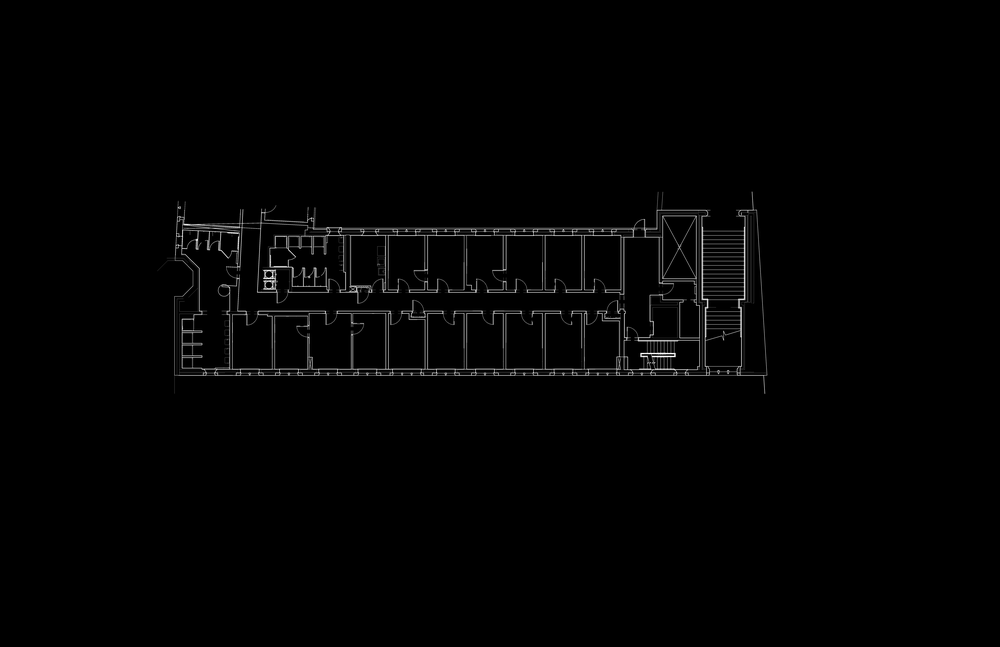
#> input picture preprocessed/0670-02.png, 1000 x 647 px, shrunk from 10200 x 6600 before the run, found by its file name
$ python playground.py
#> lines starting #> are read from the running program, lines starting #| are printed output that depends on the picture; after the words box and inside, x2 and y2 are one past the last pixel; in counts of white or black regions, pixels touching at a corner belong together
import cv2 as cv
import numpy as np
import pytesseract

def cv_close(img, kernel, depth = 1):
    return cv.erode(cv.dilate(img, kernel, depth), kernel, depth)


def cv_open(img, kernel, depth = 1):
    return cv.dilate(cv.erode(img, kernel, depth), kernel, depth)

floorplan = cv.imread('PNG/Whitman/Wendell_C/0670-02.png',cv.IMREAD_GRAYSCALE)
#> floorplan is the input picture: shape (647, 1000); min 0, max 255, mean 2.6

# kernel for any convolution
kernel = np.ones((3,3),np.uint8)

# flip black and white
floorplan = (255 - floorplan)
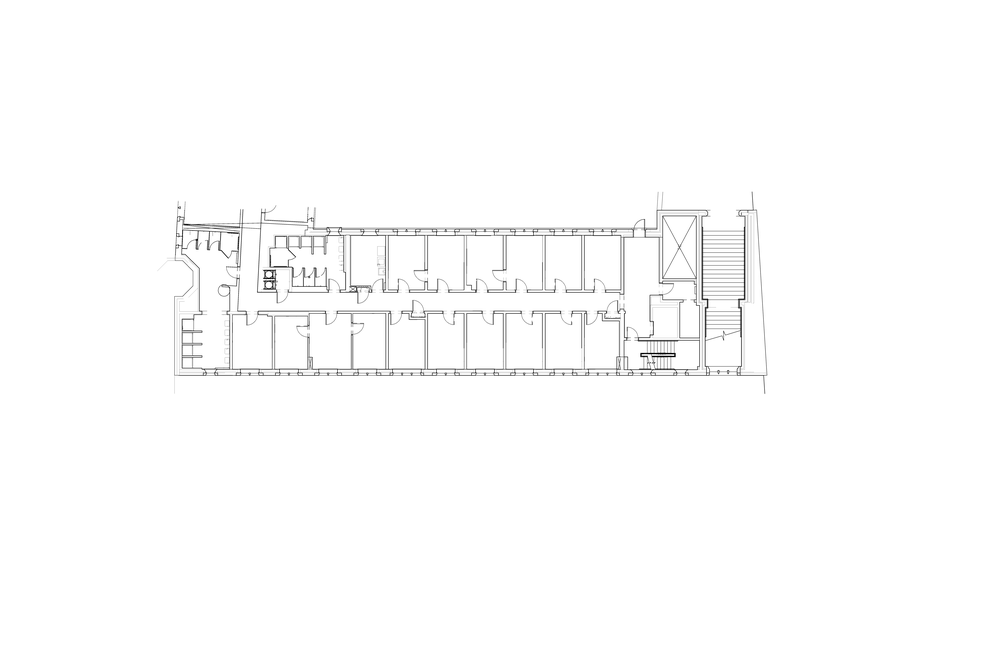
#> floorplan: shape (647, 1000); min 0, max 255, mean 252.4

# apply thresholding to remove grays
throwaway, floorplan = cv.threshold(floorplan, 200, 255, cv.THRESH_BINARY)
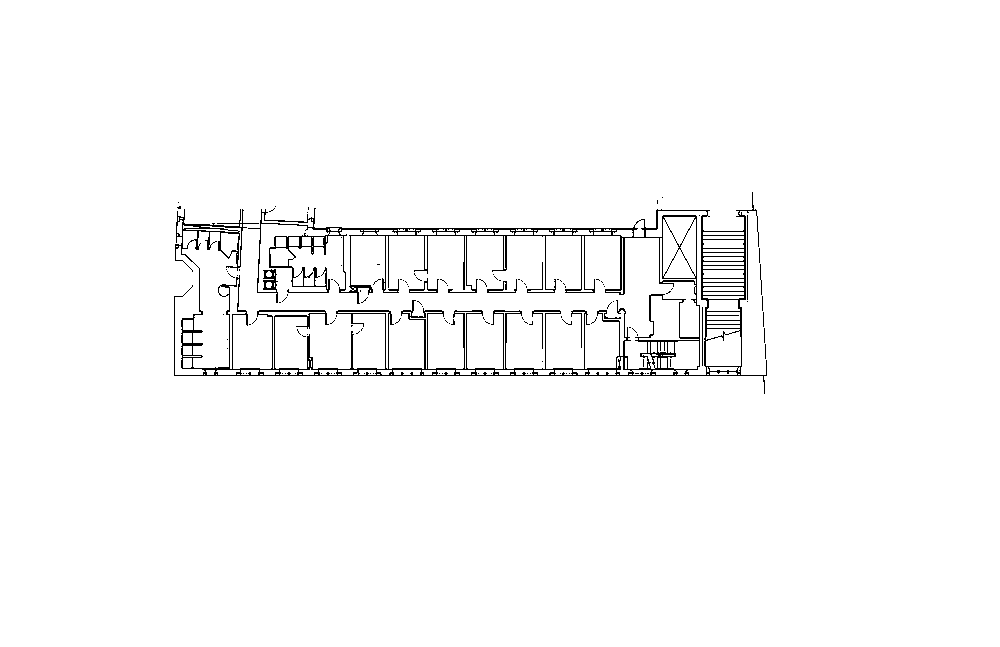
#> floorplan: shape (647, 1000); 97.9% white; black in thin lines or dots, all inside (x1, y1, x2, y2) = (174, 192, 767, 394)

# fill in some gaps
floorplan = cv_close(floorplan, kernel, depth=4)
#> in cv_close, `return cv.erode(cv.dilate(img, kernel, depth), kernel, depth)`:
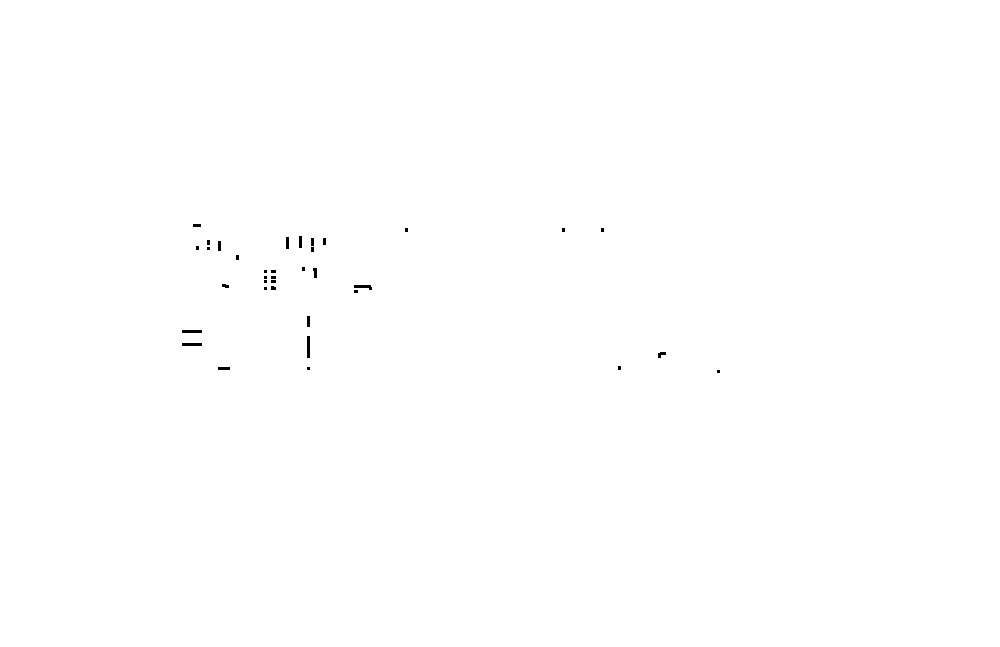
#> returned value: shape (647, 1000); 99.9% white; 36 black regions (21 under 20 px), largest, box (x1, y1, x2, y2) and area: (307, 336, 310, 358) 66, (182, 330, 202, 333) 60, (182, 343, 202, 346) 60

# run connected component analysis
retval, labels, stats, centroids = cv.connectedComponentsWithStats(floorplan)
#> retval = 2; stats = [[182, 224, 538, 149, 825], [0, 0, 1000, 647, 646175]]; centroids = [[304.1, 292.4], [499.7, 323]]

# value slightly bigger than text characters
# CHARACTER_THRESHOLD = 750 # Hargadon
CHARACTER_THRESHOLD = 300 # Wendell_C
# remove large connected components
cv.imwrite("debug.png", floorplan)

floorplan[stats[labels, cv.CC_STAT_AREA] > CHARACTER_THRESHOLD] = 0
#> floorplan: shape (647, 1000); every value is 0

# write image
cv.imwrite("temp.png", 255 - floorplan)
